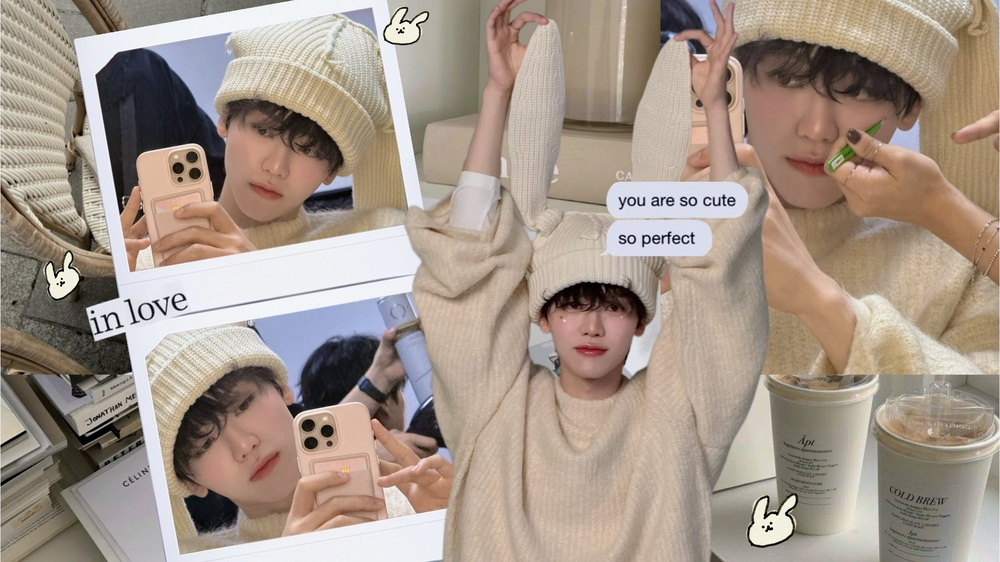
#> input picture Basicimage/image/nana.jpeg, 1000 x 562 px, shrunk from 2048 x 1151 before the run
$ python brightness.py
#> lines starting #> are read from the running program, lines starting #| are printed output that depends on the picture
import cv2
import numpy as np
import matplotlib.pyplot as plt

# ==== Load Gambar Grayscale ====
path = "image/nana.jpeg"
gambar = cv2.imread(path, cv2.IMREAD_GRAYSCALE)
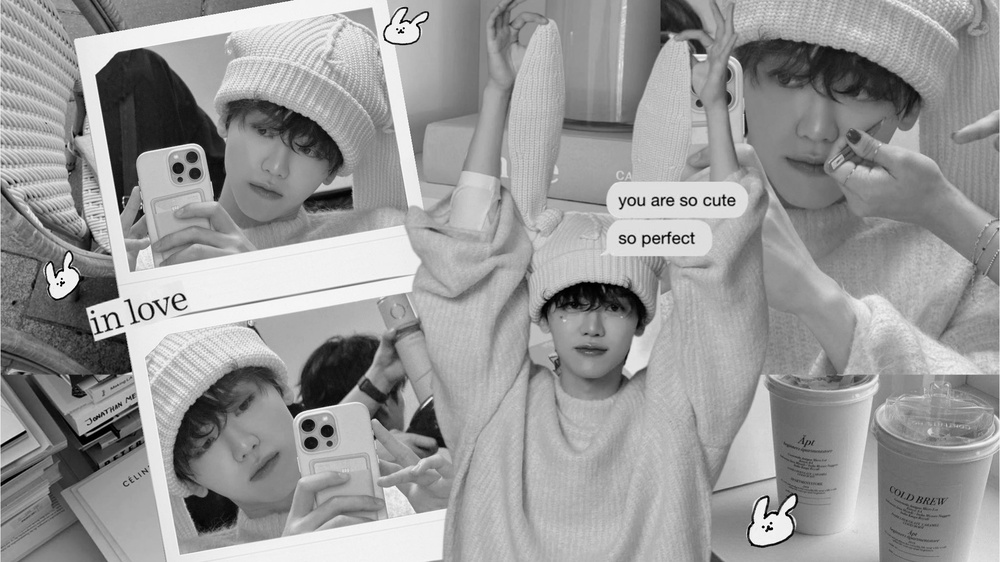
#> gambar: shape (562, 1000); min 0, max 255, mean 152.7
if gambar is None:
    raise ValueError("Gambar tidak ditemukan. Cek path dan nama file!")

# ==== Brightness Adjustment ====
nilai_tambah = 50  # kamu bisa ubah ke -50 juga untuk menggelapkan
gambar_terang = cv2.add(gambar, nilai_tambah)
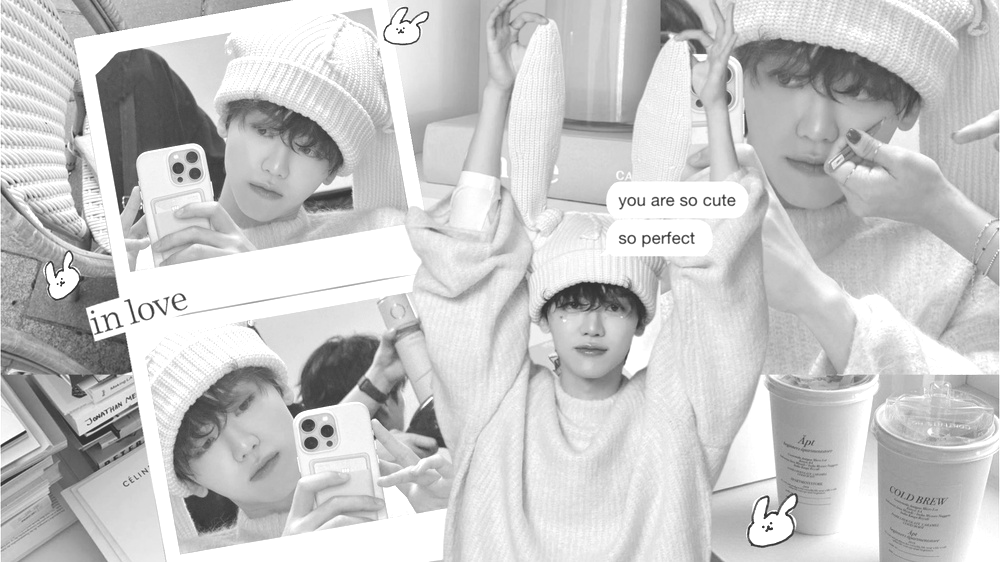
#> gambar_terang: shape (562, 1000); min 50, max 255, mean 199.3

# ==== Visualisasi ====
plt.figure(figsize=(10, 4))
plt.subplot(1, 2, 1); plt.imshow(gambar, cmap='gray'); plt.title("Original")
plt.subplot(1, 2, 2); plt.imshow(gambar_terang, cmap='gray'); plt.title(f"Brightness +{nilai_tambah}")
plt.tight_layout()
plt.show()
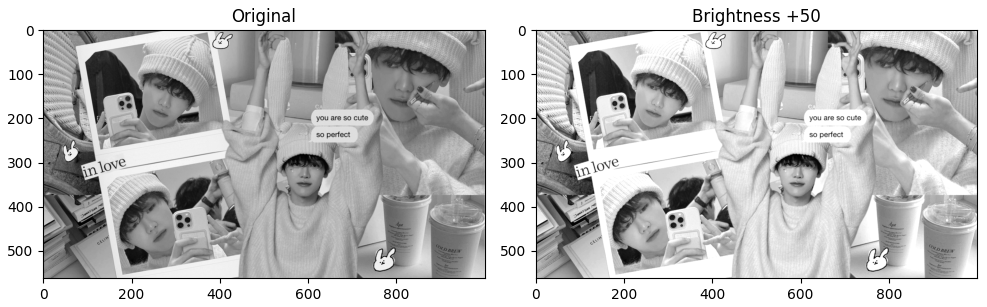
#> figure drawn by matplotlib, 2 panels

# ==== Cek Nilai Pixel (Opsional) ====
y, x = 52, 52
print(f"Original pixel ({y},{x}):", gambar[y, x])
#| Original pixel (52,52): 172
print(f"After brightness +{nilai_tambah}:", gambar_terang[y, x])
#| After brightness +50: 222

$ run again, with Basicimage/image/bangunan.jpg copied over Basicimage/image/nana.jpeg
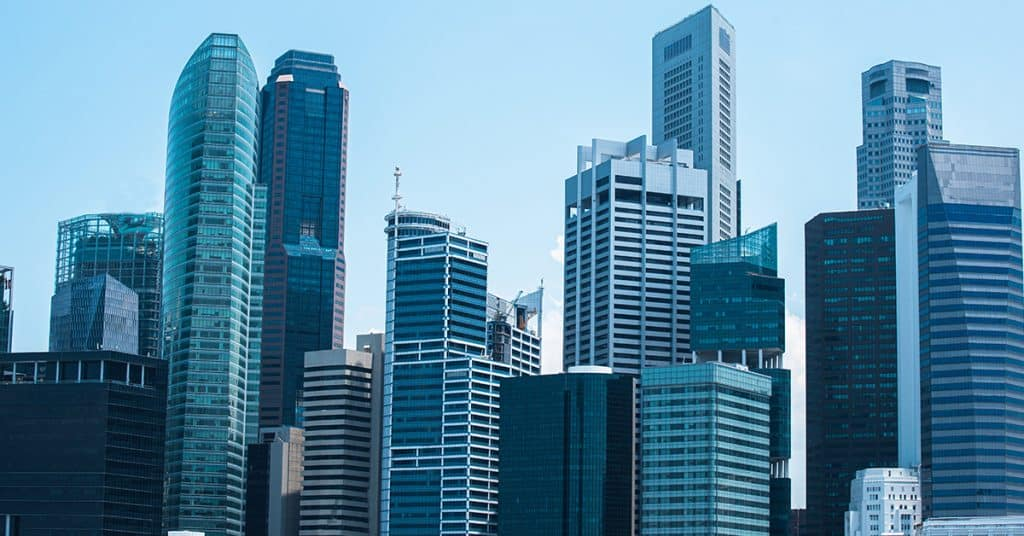
#> input picture Basicimage/image/bangunan.jpg, 1024 x 536 px
#> `gambar_terang = cv2.add(gambar, nilai_tambah)`:
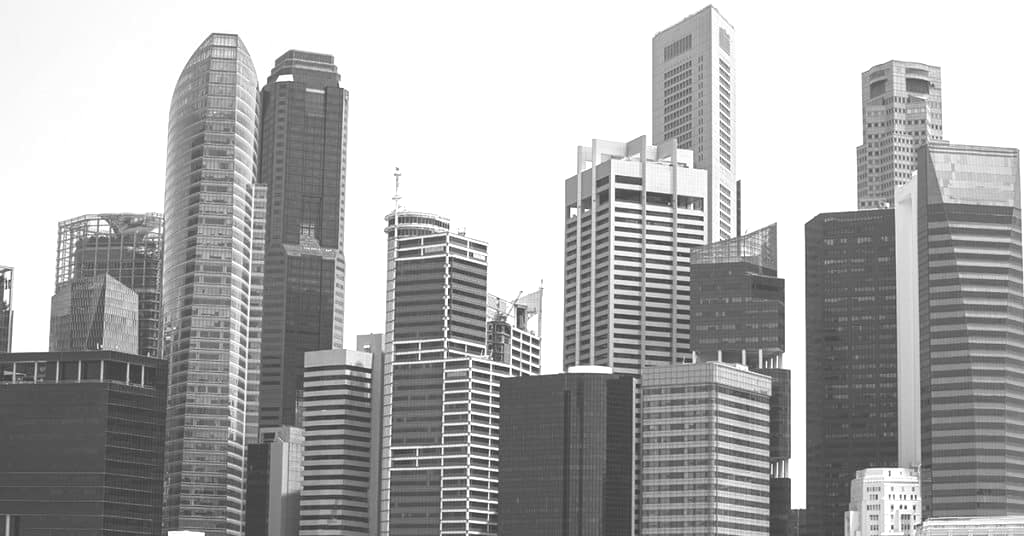
#> gambar_terang: shape (536, 1024); min 50, max 255, mean 171.3
#> `plt.show()`:
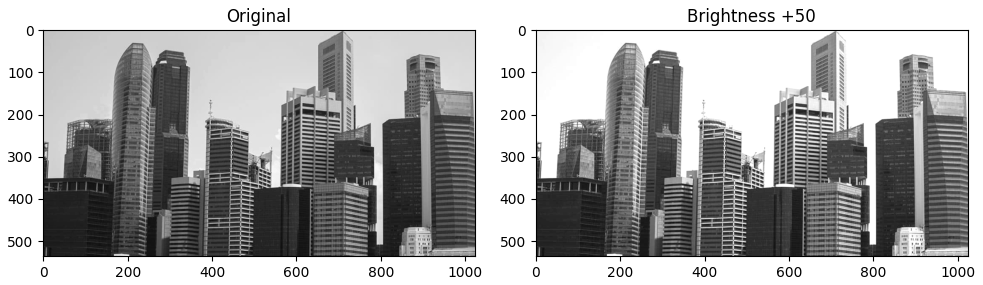
#> figure drawn by matplotlib, 2 panels
#| Original pixel (52,52): 199
#| After brightness +50: 249

$ run again, with Basicimage/image/image1.jpg copied over Basicimage/image/nana.jpeg
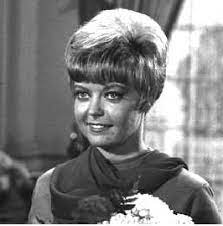
#> input picture Basicimage/image/image1.jpg, 223 x 226 px
#> gambar is the input picture: shape (226, 223); min 0, max 255, mean 126.6
#> `gambar_terang = cv2.add(gambar, nilai_tambah)`:
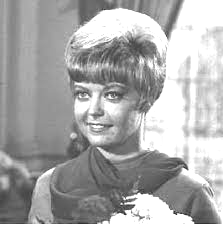
#> gambar_terang: shape (226, 223); min 50, max 255, mean 170.2
#> `plt.show()`:
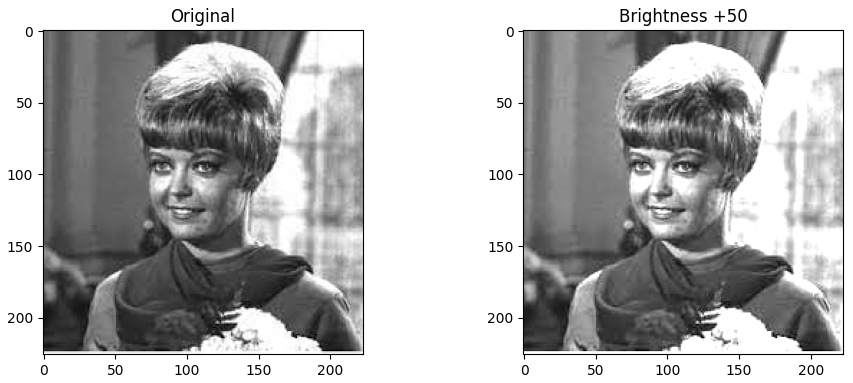
#> figure drawn by matplotlib, 2 panels
#| Original pixel (52,52): 109
#| After brightness +50: 159

$ run again, with Basicimage/image/imagekubo.jpg copied over Basicimage/image/nana.jpeg
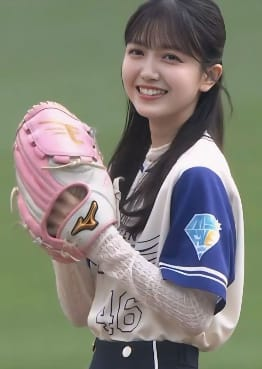
#> input picture Basicimage/image/imagekubo.jpg, 262 x 369 px
#> `gambar_terang = cv2.add(gambar, nilai_tambah)`:
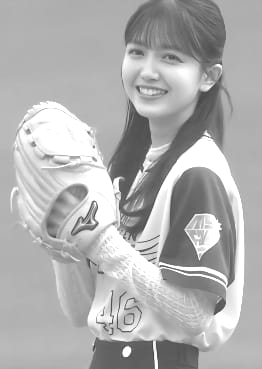
#> gambar_terang: shape (369, 262); min 59, max 255, mean 175.5
#> `plt.show()`:
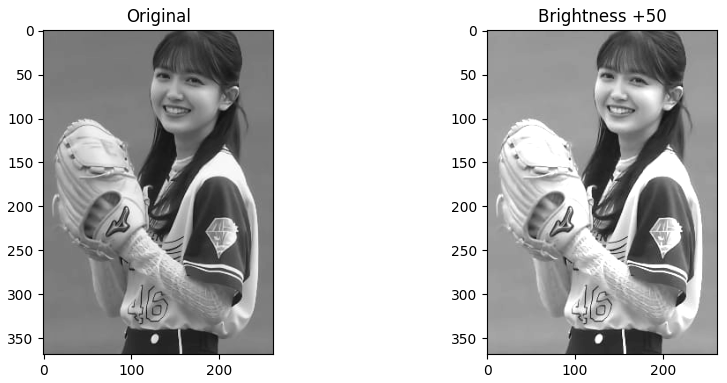
#> figure drawn by matplotlib, 2 panels
#| Original pixel (52,52): 127
#| After brightness +50: 177
